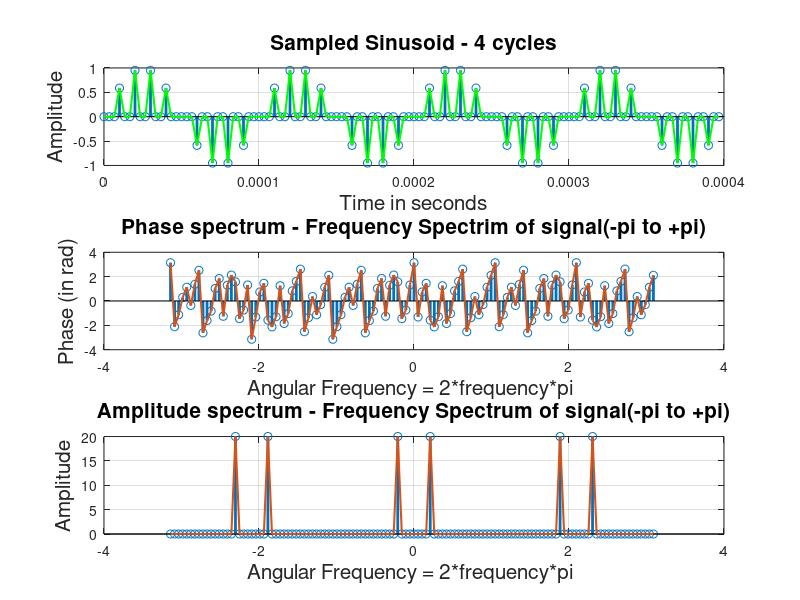

MATLAB code for this plot:
% Code for spectrum of upsampled signal
clear
F = 10000;        % Sinusoid frequency ( Hz - Cycles/ second)
Fs = 100000;      % Sampling Frequency ( Hz -Samples/ second )
n = 4*Fs/F;        % 4(no. of cycles)* (no. of samples/cycle)  =40  

t3 = 0:n-1;        %tiime axis with samples taken at 0,1,...119 = 120 samples
x_n3 = sin(2*pi*t3*F/Fs);  % input sinusoid
x_n3 = upsample(x_n3,3);   % upsampling Signal by factor of 3
t3 = 0:n*3-1;             %redefining time axis for upsampled signal
fft_x_n3 = fft(x_n3);
%finding the fft, normalising value for correct amplitude range
fft_x_n3 = fftshift(fft_x_n3);
% shifting fft to make it symmetric about 0 
Freq = ((-(3*n)/2:(((n*3)/2)-1))/(n*3))*2*pi;

figure
subplot(3,1,1)
stem(t3/(Fs*3),x_n3,'linewidth',2)
title("Sampled Sinusoid - 4 cycles",'FontSize',15);
xlabel("Time in seconds",'FontSize',15);
ylabel("Amplitude",'FontSize',15);
hold on 
plot(t3/(Fs*3),x_n3,'-g','linewidth',1.5)
grid on 
subplot(3,1,2)
stem(Freq,angle(fft_x_n3),'linewidth',2);
title("Phase spectrum - Frequency Spectrim of signal(-\pi to +\pi)",'FontSize',15);
xlabel("Angular Frequency = 2*frequency*\pi ",'FontSize',15);
ylabel("Phase (in rad)",'FontSize',15);
hold on 
plot(Freq,angle(fft_x_n3),'linewidth',1.5);
grid on
subplot(3,1,3)
stem(Freq,abs(fft_x_n3),'linewidth',2);
title("Amplitude spectrum - Frequency Spectrum of signal(-\pi to +\pi)",'FontSize',15);
xlabel("Angular Frequency = 2*frequency*\pi ",'FontSize',15);
ylabel("Amplitude",'FontSize',15);
hold on
plot(Freq,abs(fft_x_n3),'linewidth',1.5);
grid on 
